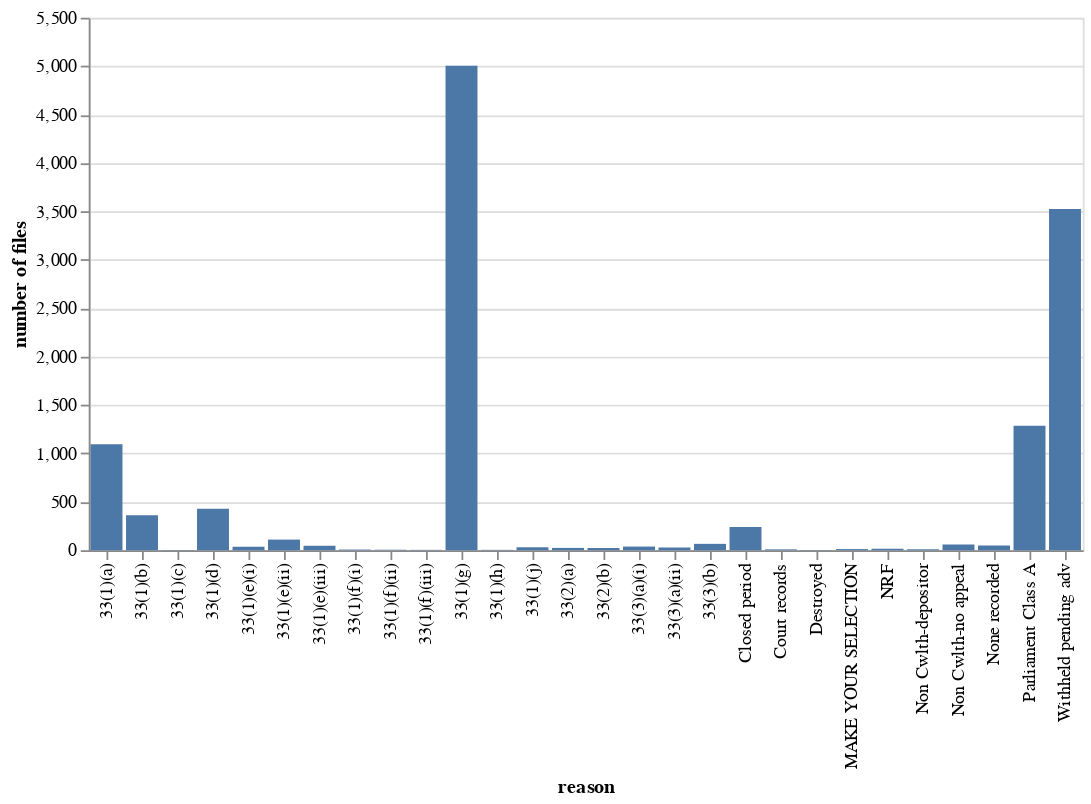

Notebook code cell kept with this figure:
### Code cell
# Make the Chart
alt.Chart(reason_counts).mark_bar().encode(
    x="reason", y=alt.Y("count", title="number of files"), tooltip=["reason", "count"]
)

### Figure 1 — Vega-Lite specification as saved in the notebook (floating-point values rounded to 4 significant figures)
{"config": {"view": {"continuousWidth": 400, "continuousHeight": 300}}, "data": {"name": "data-9ee8b2a27d73639a2ce8fe31b0b95bd1"}, "mark": "bar", "encoding": {"tooltip": [{"field": "reason", "type": "nominal"}, {"field": "count", "type": "quantitative"}], "x": {"field": "reason", "type": "nominal"}, "y": {"field": "count", "title": "number of files", "type": "quantitative"}}, "$schema": "https://vega.github.io/schema/vega-lite/v4.17.0.json", "datasets": {"data-9ee8b2a27d73639a2ce8fe31b0b95bd1": [{"reason": "33(1)(g)", "count": 5003}, {"reason": "Withheld pending adv", "count": 3524}, {"reason": "Parliament Class A", "count": 1286}, {"reason": "33(1)(a)", "count": 1096}, {"reason": "33(1)(d)", "count": 429}, {"reason": "33(1)(b)", "count": 362}, {"reason": "Closed period", "count": 239}, {"reason": "33(1)(e)(ii)", "count": 110}, {"reason": "33(3)(b)", "count": 66}, {"reason": "Non Cwlth-no appeal", "count": 60}, {"reason": "None recorded", "count": 49}, {"reason": "33(1)(e)(iii)", "count": 46}, {"reason": "33(3)(a)(i)", "count": 38}, {"reason": "33(1)(e)(i)", "count": 37}, {"reason": "33(1)(j)", "count": 30}, {"reason": "33(3)(a)(ii)", "count": 28}, {"reason": "33(2)(a)", "count": 24}, {"reason": "33(2)(b)", "count": 24}, {"reason": "NRF", "count": 15}, {"reason": "MAKE YOUR SELECTION", "count": 12}, {"reason": "Non Cwlth-depositor", "count": 10}, {"reason": "Court records", "count": 9}, {"reason": "33(1)(f)(i)", "count": 7}, {"reason": "33(1)(f)(ii)", "count": 5}, {"reason": "33(1)(f)(iii)", "count": 4}, {"reason": "33(1)(h)", "count": 4}, {"reason": "33(1)(c)", "count": 3}, {"reason": "Destroyed", "count": 2}]}}
